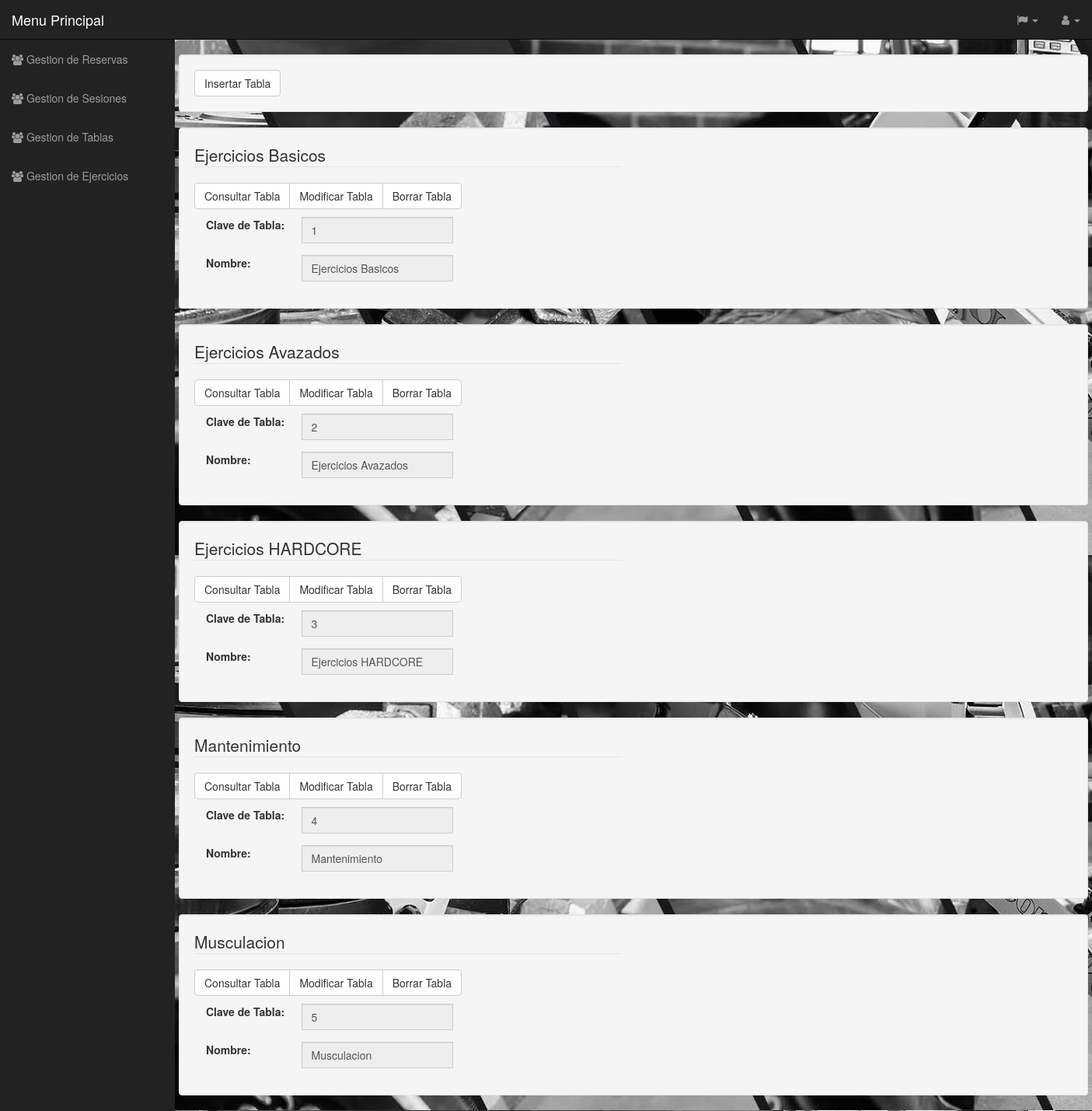
Page /Controlador/TABLA_Controller.php on the committed database.
### tables this page shows
CREATE TABLE Tabla (
  id_Tabla int(11) NOT NULL AUTO_INCREMENT,
  Nombre varchar(25) NOT NULL,
  PRIMARY KEY (id_Tabla)
);

### Controlador/TABLA_Controller.php (called while the page is built, shortened)
<?php
include '../Modelos/TABLA_Modelo.php';
include '../Vistas/TABLA_Show_Vista.php';
	Switch ($_REQUEST['accion']){
		default:
			if (!isset($_REQUEST['Nombre'])){
				$tabla = new TABLA_Modelo('','');
			}
			else{
				$tabla = get_data_form();
			}
				$datos = $tabla->Consultar();
				new TABLA_Show($datos, 'ControladorPrincipal.php?volver');
	}
?>

### Funciones/cargadodedatos.php (called while the page is built, shortened)
<?php
             include('../plantilla/cabecera.php');
        include("../Funciones/comprobaridioma.php");
        $clases=new comprobacion();
        $idiom=$clases->comprobaridioma($idioma);
        include('../plantilla/menulateral.php');
?>

### Idiomas/idiomas.php (called while the page is built, shortened)
<?php
class idiomas{
	function español(){
return $arrays;
}
}
?>

### Funciones/comprobaridioma.php (called while the page is built)
<?php
class comprobacion{
function comprobaridioma($idioma){
if (isset($_SESSION['idioma'])){
    if($_SESSION['idioma']=="español"){
        $idiom=$idioma->español();
    }elseif($_SESSION['idioma']=="gallego"){
        $idiom=$idioma->gallego();
    }elseif($_SESSION['idioma']=="ingles"){
       $idiom=$idioma->ingles();
    }
}else{
    $idiom=$idioma->español();
}
return $idiom;
}
}

### Modelos/TABLA_Modelo.php (called while the page is built, shortened)
<?php
class TABLA_Modelo
{
	var $nombre;
    var $mysqli;
function __construct($id_Tabla,$nombre,$arrayE = null, $arrayU = null){
    $this->nombre = $nombre;
}
function ConectarBD(){
	include "../DataBase/datos_BD.php";
    $this->mysqli = new mysqli($host,$user,$pass,$name);
}
function Consultar(){
    $sql = "SELECT * from Tabla where Nombre LIKE '%".$this->nombre."%'";
    if (!($resultado = $this->mysqli->query($sql))){
	    return 'Error en la consulta sobre la base de datos';
	}
    else{
	       return $resultado;
	}
}
}
?>

### DataBase/datos_BD.php (called while the page is built)
<?php
    $host = "localhost";
    $user = "root";
    $pass = "iu";
    $name = "Gimnasio_BD";
 ?>

### Vistas/TABLA_Show_Vista.php (the view, shortened to what this page needs)
<?php
class TABLA_Show{
private $datos;
function __construct($array, $volver){
    $this->datos = $array;
   include("../Idiomas/idiomas.php");
    $idioma=new idiomas();
    include("../Funciones/cargadodedatos.php");
    $this->idiom=$idiom;
    $this->render();
}
function render(){
    ?><br>
  <div class="container well ">
        <div class="row">
            <div class="col-md-12">
                <a class="btn btn-default" href="../Controlador/TABLA_Controller.php?accion=Insertar"><?=$this->idiom["InsertarTabla"]?> </a>
            </div>
        </div>
  </div>
    <?php    foreach ($this->datos as $dato){        ?>
        <div class="container well">
            <div class="row">
                <div class="col-md-6">
                    <legend><?=$dato["Nombre"]?></legend>
                    <div class="btn-group ">
                        <a class="btn btn-default" href="../Controlador/TABLA_Controller.php?accion=Consultar&amp;id_Tabla=<?=$dato["id_Tabla"]?>"><?=$this->idiom["ConsultarTabla"]?> </a>
                        <a class="btn btn-default" href="../Controlador/TABLA_Controller.php?accion=Modificar&amp;id_Tabla=<?=$dato["id_Tabla"]?>"><?=$this->idiom["ModificarTabla"]?> </a>
                        <a class="btn btn-default" href="../Controlador/TABLA_Controller.php?accion=Borrar&amp;id_Tabla=<?=$dato["id_Tabla"]?>"><?=$this->idiom["BorrarTabla"]?> </a>
                    </div>
                    <div class="form-group" style="padding-top: 10px">
                        <label class="col-sm-3 control-label" for="nombre"id ="nombre"> <?=$this->idiom['id_Tabla'].":"?></label>
                        <div class="input-group">
                            <input class="form-control" type=text readonly id=nombre name=id_Tabla value = '<?= $dato['id_Tabla']?>'>
                        </div>
                    </div>
                    <div class="form-group">
                        <label class="col-sm-3 control-label" for="nombre"id ="nombre"> <?=$this->idiom['Nombre'].":"?></label>
                        <div class="input-group">
                            <input class="form-control" type=text readonly id=nombre name=Nombre value = '<?= $dato['Nombre']?>'>
                        </div>
                    </div>
                </div>
            </div>
        </div>
    <?php
    }
    include '../plantilla/pie.php';
}
}

### css/sb-admin.css (style rules this page uses)
body { margin-top: 100px; background-color: #222; }
@media (min-width:768px) { body { margin-top: 50px; } }

### rows in the picture
tabla: Nombre "Ejercicios Basicos", idiom "Consultar Tabla", idiom "Modificar Tabla", idiom "Borrar Tabla", idiom "Clave de Tabla", id_Tabla "1", idiom "Nombre"
tabla: Nombre "Ejercicios Avazados", idiom "Consultar Tabla", idiom "Modificar Tabla", idiom "Borrar Tabla", idiom "Clave de Tabla", id_Tabla "2", idiom "Nombre"
tabla: Nombre "Ejercicios HARDCORE", idiom "Consultar Tabla", idiom "Modificar Tabla", idiom "Borrar Tabla", idiom "Clave de Tabla", id_Tabla "3", idiom "Nombre"
tabla: Nombre "Mantenimiento", idiom "Consultar Tabla", idiom "Modificar Tabla", idiom "Borrar Tabla", idiom "Clave de Tabla", id_Tabla "4", idiom "Nombre"
tabla: Nombre "Musculacion", idiom "Consultar Tabla", idiom "Modificar Tabla", idiom "Borrar Tabla", idiom "Clave de Tabla", id_Tabla "5", idiom "Nombre"

### other values in the picture
$idioma['Menu'] "Menu Principal"
$idioma['GestionReservas'] "Gestion de Reservas"
$idioma['GestionSesiones'] "Gestion de Sesiones"
$idioma['GestionTablas'] "Gestion de Tablas"
$idioma['GestionEjercicios'] "Gestion de Ejercicios"
$this->idiom["InsertarTabla"] "Insertar Tabla"
